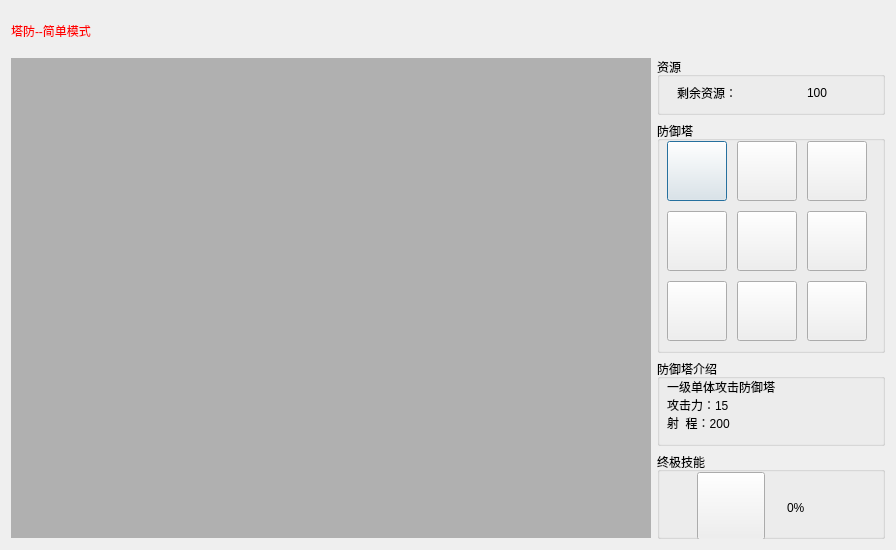
<?xml version="1.0" encoding="UTF-8"?>
<ui version="4.0">
 <class>HomeDialog</class>
 <widget class="QDialog" name="HomeDialog">
  <property name="geometry">
   <rect>
    <x>0</x>
    <y>0</y>
    <width>896</width>
    <height>550</height>
   </rect>
  </property>
  <property name="windowTitle">
   <string>Dialog</string>
  </property>
  <property name="styleSheet">
   <string notr="true"/>
  </property>
  <layout class="QVBoxLayout" name="verticalLayout_3">
   <item>
    <layout class="QVBoxLayout" name="verticalLayout_2">
     <item>
      <layout class="QHBoxLayout" name="horizontalLayout" stretch="1,1">
       <property name="spacing">
        <number>0</number>
       </property>
       <item>
        <widget class="QLabel" name="label_screenNum">
         <property name="minimumSize">
          <size>
           <width>0</width>
           <height>32</height>
          </size>
         </property>
         <property name="maximumSize">
          <size>
           <width>16777215</width>
           <height>32</height>
          </size>
         </property>
         <property name="styleSheet">
          <string notr="true">font: 24pt &quot;楷体&quot;;
color: rgb(255, 0, 0);</string>
         </property>
         <property name="text">
          <string>塔防--简单模式</string>
         </property>
        </widget>
       </item>
       <item>
        <widget class="QWidget" name="widget" native="true">
         <property name="minimumSize">
          <size>
           <width>40</width>
           <height>40</height>
          </size>
         </property>
        </widget>
       </item>
      </layout>
     </item>
     <item>
      <layout class="QHBoxLayout" name="horizontalLayout_2">
       <item>
        <widget class="QWidget" name="mainwidget" native="true">
         <property name="minimumSize">
          <size>
           <width>640</width>
           <height>480</height>
          </size>
         </property>
         <property name="maximumSize">
          <size>
           <width>640</width>
           <height>480</height>
          </size>
         </property>
         <property name="styleSheet">
          <string notr="true">background-color: rgb(176, 176, 176);</string>
         </property>
        </widget>
       </item>
       <item>
        <layout class="QVBoxLayout" name="verticalLayout" stretch="2,8,3,3">
         <item>
          <widget class="QGroupBox" name="groupBox_resource">
           <property name="title">
            <string>资源</string>
           </property>
           <widget class="QLabel" name="label">
            <property name="geometry">
             <rect>
              <x>20</x>
              <y>10</y>
              <width>151</width>
              <height>51</height>
             </rect>
            </property>
            <property name="styleSheet">
             <string notr="true">font: 20pt &quot;楷体&quot;;</string>
            </property>
            <property name="text">
             <string>剩余资源：</string>
            </property>
           </widget>
           <widget class="QLabel" name="label_resource">
            <property name="geometry">
             <rect>
              <x>150</x>
              <y>10</y>
              <width>71</width>
              <height>51</height>
             </rect>
            </property>
            <property name="styleSheet">
             <string notr="true">font: 24pt &quot;楷体&quot;;</string>
            </property>
            <property name="text">
             <string>100</string>
            </property>
           </widget>
          </widget>
         </item>
         <item>
          <widget class="QGroupBox" name="groupBox_Tower">
           <property name="title">
            <string>防御塔</string>
           </property>
           <widget class="QPushButton" name="pushButton_1">
            <property name="geometry">
             <rect>
              <x>10</x>
              <y>20</y>
              <width>60</width>
              <height>60</height>
             </rect>
            </property>
            <property name="styleSheet">
             <string notr="true">background-image: url(:/image/11.png);</string>
            </property>
            <property name="text">
             <string/>
            </property>
           </widget>
           <widget class="QPushButton" name="pushButton_2">
            <property name="geometry">
             <rect>
              <x>80</x>
              <y>20</y>
              <width>60</width>
              <height>60</height>
             </rect>
            </property>
            <property name="styleSheet">
             <string notr="true">background-image: url(:/image/12.png);</string>
            </property>
            <property name="text">
             <string/>
            </property>
           </widget>
           <widget class="QPushButton" name="pushButton_3">
            <property name="geometry">
             <rect>
              <x>150</x>
              <y>20</y>
              <width>60</width>
              <height>60</height>
             </rect>
            </property>
            <property name="styleSheet">
             <string notr="true">background-image: url(:/image/13.png);</string>
            </property>
            <property name="text">
             <string/>
            </property>
           </widget>
           <widget class="QPushButton" name="pushButton_5">
            <property name="geometry">
             <rect>
              <x>80</x>
              <y>90</y>
              <width>60</width>
              <height>60</height>
             </rect>
            </property>
            <property name="styleSheet">
             <string notr="true">background-image: url(:/image/22.png);</string>
            </property>
            <property name="text">
             <string/>
            </property>
           </widget>
           <widget class="QPushButton" name="pushButton_6">
            <property name="geometry">
             <rect>
              <x>150</x>
              <y>90</y>
              <width>60</width>
              <height>60</height>
             </rect>
            </property>
            <property name="styleSheet">
             <string notr="true">background-image: url(:/image/23.png);</string>
            </property>
            <property name="text">
             <string/>
            </property>
           </widget>
           <widget class="QPushButton" name="pushButton_4">
            <property name="geometry">
             <rect>
              <x>10</x>
              <y>90</y>
              <width>60</width>
              <height>60</height>
             </rect>
            </property>
            <property name="styleSheet">
             <string notr="true">background-image: url(:/image/21.png);</string>
            </property>
            <property name="text">
             <string/>
            </property>
           </widget>
           <widget class="QPushButton" name="pushButton_8">
            <property name="geometry">
             <rect>
              <x>80</x>
              <y>160</y>
              <width>60</width>
              <height>60</height>
             </rect>
            </property>
            <property name="styleSheet">
             <string notr="true">background-image: url(:/image/32.png);</string>
            </property>
            <property name="text">
             <string/>
            </property>
           </widget>
           <widget class="QPushButton" name="pushButton_9">
            <property name="geometry">
             <rect>
              <x>150</x>
              <y>160</y>
              <width>60</width>
              <height>60</height>
             </rect>
            </property>
            <property name="styleSheet">
             <string notr="true">background-image: url(:/image/33.png);</string>
            </property>
            <property name="text">
             <string/>
            </property>
           </widget>
           <widget class="QPushButton" name="pushButton_7">
            <property name="geometry">
             <rect>
              <x>10</x>
              <y>160</y>
              <width>60</width>
              <height>60</height>
             </rect>
            </property>
            <property name="styleSheet">
             <string notr="true">background-image: url(:/image/31.png);</string>
            </property>
            <property name="text">
             <string/>
            </property>
           </widget>
          </widget>
         </item>
         <item>
          <widget class="QGroupBox" name="groupBox_introduce">
           <property name="title">
            <string>防御塔介绍</string>
           </property>
           <widget class="QLabel" name="label_introduce">
            <property name="geometry">
             <rect>
              <x>10</x>
              <y>20</y>
              <width>201</width>
              <height>51</height>
             </rect>
            </property>
            <property name="styleSheet">
             <string notr="true">font: 12pt &quot;仿宋&quot;;</string>
            </property>
            <property name="text">
             <string>一级单体攻击防御塔
攻击力：15
射  程：200</string>
            </property>
            <property name="wordWrap">
             <bool>true</bool>
            </property>
           </widget>
          </widget>
         </item>
         <item>
          <widget class="QGroupBox" name="groupBox_skill">
           <property name="title">
            <string>终极技能</string>
           </property>
           <widget class="QPushButton" name="pushButton_skill">
            <property name="geometry">
             <rect>
              <x>40</x>
              <y>20</y>
              <width>68</width>
              <height>68</height>
             </rect>
            </property>
            <property name="styleSheet">
             <string notr="true">background-image: url(:/image/skill0.png);</string>
            </property>
            <property name="text">
             <string/>
            </property>
           </widget>
           <widget class="QLabel" name="label_skill">
            <property name="geometry">
             <rect>
              <x>130</x>
              <y>40</y>
              <width>61</width>
              <height>31</height>
             </rect>
            </property>
            <property name="styleSheet">
             <string notr="true">font: 20pt &quot;楷体&quot;;</string>
            </property>
            <property name="text">
             <string>0%</string>
            </property>
           </widget>
          </widget>
         </item>
        </layout>
       </item>
      </layout>
     </item>
    </layout>
   </item>
  </layout>
 </widget>
 <resources/>
 <connections/>
</ui>
